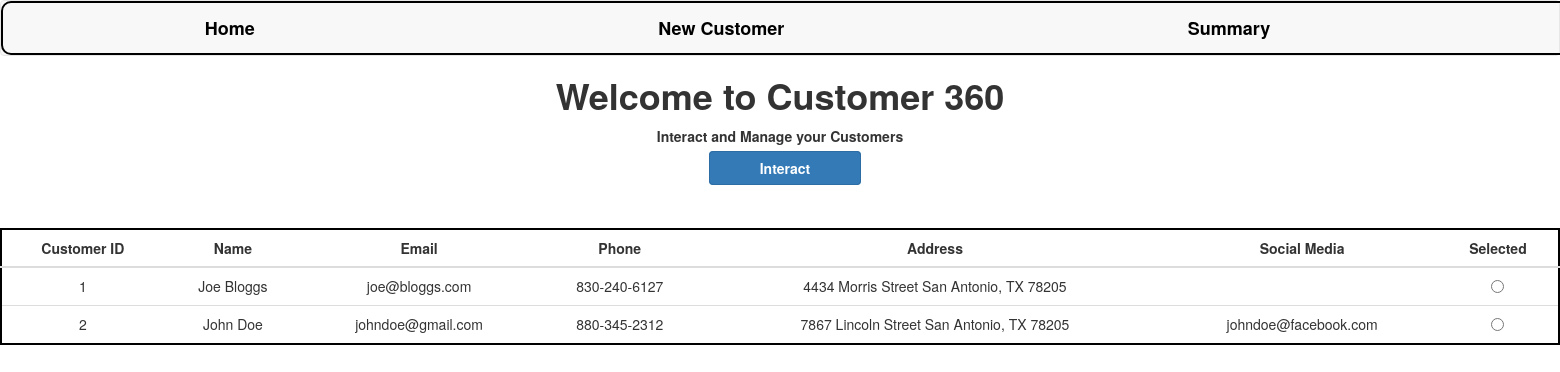
The page / on the database its author committed.
### customer360/models.py (models this page shows, shortened)
class Customer(models.Model):
    id = models.AutoField(primary_key=True)
    name = models.CharField(max_length=100)
    email = models.EmailField(max_length=100)
    phone = models.CharField(max_length=20)
    address = models.CharField(max_length=255)
    social_media = models.CharField(max_length=100, blank=True)

### customer360/views.py (the view)
# urls.py: path('', views.index, name='index'),
def index(request):
    customers = Customer.objects.all()
    context = {'customers': customers}
    return render(request, 'index.html', context=context)

### customer360/templates/index.html (shortened to what this page needs)
{% extends 'base.html' %}
{% load static %}
{% block content %}
<html>
    <head>
    </head>
    <body>
        <h1>Welcome to Customer 360</h1>
        <p>Interact and Manage your Customers</p>
        <a class="btn btn-primary" style="font-weight:bold; display:inline" onclick="set_customer()">Interact</a>
        <table class="table">
            <thead>
                <tr>
                    <th>Customer ID</th>
                    <th>Name</th>
                    <th>Email</th>
                    <th>Phone</th>
                    <th>Address</th>
                    <th>Social Media</th>
                    <th>Selected</th>
                </tr>
            </thead>
            <tbody>
                {% for customer in customers %}
                    <tr>
                        <td>{{customer.id }}</td>
                        <td>{{customer.name }}</td>
                        <td>{{customer.email }}</td>
                        <td>{{customer.phone }}</td>
                        <td>{{customer.address }}</td>
                        <td>{{customer.social_media }}</td>
                        <td>
                            <input type="radio" name="selected_customers" value="{{ customer.id }}">
                        </td>
                    </tr>
                {% endfor %}
            </tbody>
        </table>
    </body>
</html>
{% endblock content %}

### customer360/templates/base.html (shortened to what this page needs)
{% load static %}
<!DOCTYPE html>
<html>
    <head>
        <link rel="stylesheet" href="https://maxcdn.bootstrapcdn.com/bootstrap/3.4.1/css/bootstrap.min.css">
        <link rel="stylesheet" href="{% static 'css/main.css' %}">
    </head>
    <body>
        <nav class="navbar navbar-default">
                <ul class="nav navbar-nav">
                    <li>
                        <a style="color:black;" href="/">Home</a>
                    </li>
                    <li>
                        <a  style="color:black;" href="/create">New Customer</a>
                    </li>
                    <li>
                        <a style="color:black;" href="/summary">Summary</a>
                    </li>
                </ul>
        </nav>
        {% block content %}
        {% endblock %}
    </body>
</html>

### static/css/main.css (style rules this page uses)
body { text-align: center; margin: auto; }
h1,p { font-weight: bold; }
table { margin: auto; border: 2px solid #000000; margin-top: 50px; border-radius: 15px; background-color: white; text-align: center; }
th { text-align: center; }
.nav { width: 200%; border: 2px solid black; border-radius: 10px; }
.nav li { margin-right: 6%; margin-left: 6%; font-size: large; font-weight: bold; }
.btn { display: flex; margin-top: 10px; margin-bottom: 10px; padding-left: 50px; padding-right: 50px; text-align: left; margin-left: 10px; }

### rows shown on the page
Customer: id "1", name "Joe Bloggs", email "joe@bloggs.com", phone "830-240-6127", address "4434 Morris Street San Antonio, TX 78205"
Customer: id "2", name "John Doe", email "johndoe@gmail.com", phone "880-345-2312", address "7867 Lincoln Street San Antonio, TX 78205", social_media "johndoe@facebook.com"
